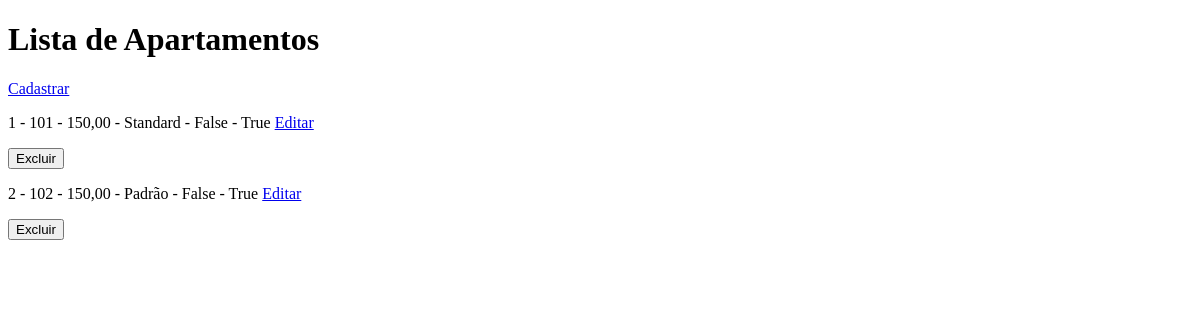
/apartamentos/, run on an earlier commit of the app's database.
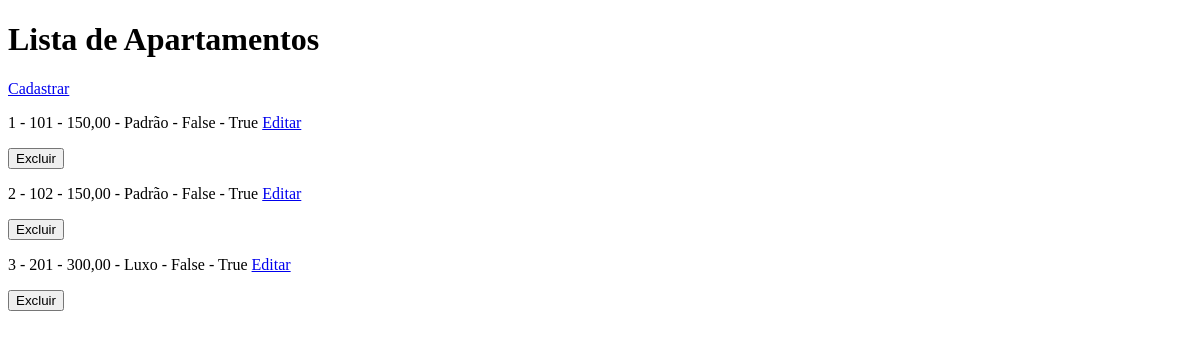
And on a later commit of the database.
### hotel/models/apartamento.py (models this page shows, shortened)
class Apartamento(models.Model):
    numeracao = models.CharField(max_length=10)
    preco_diaria = models.DecimalField(max_digits=10, decimal_places=2)
    tipo = models.CharField(max_length=100)
    status = models.BooleanField(default=False)
    ativo = models.BooleanField(default=True)

### hotel/views/apartamentos.py (the view)
# urls.py: path('apartamentos/', listar_apartamentos, name='listar_apartamentos'),
def listar_apartamentos(request):
    apartamentos = Apartamento.objects.all()
    return render(request, "hotel/apartamentos/listar.html", {"apartamentos": apartamentos})

### hotel/templates/hotel/apartamentos/listar.html (shortened to what this page needs)
<!DOCTYPE html>
<html lang="pt-br">
<head>
</head>
<body>
    <h1>Lista de Apartamentos</h1>
    <a href="{% url 'cadastrar_apartamento' %}">Cadastrar</a>
    {% for apartamento in apartamentos %}
        <p>
            {{ apartamento.id }} -
            {{ apartamento.numeracao }} -
            {{ apartamento.preco_diaria }} -
            {{ apartamento.tipo }} -
            {{ apartamento.status }} -
            {{ apartamento.ativo }}
            <a href="{% url 'editar_apartamento' apartamento.id %}">Editar</a>
            <form method="POST" action="{% url 'excluir_apartamento' apartamento.id %}" onsubmit="return confirm('Tem certeza que deseja inativar esse apartamento?')" >
                <button type="submit">Excluir</button>
            </form>
        </p>
    {% empty %}
        <p>Nenhum apartamento cadastrado</p>
    {% endfor %}
</body>
</html>

What changed in the data, as far as the page shows it:
changed Apartamento id 1: tipo "Standard" → "Padrão"
added Apartamento: id "3", numeracao "201", preco_diaria "300,00", tipo "Luxo", status "False", ativo "True"
